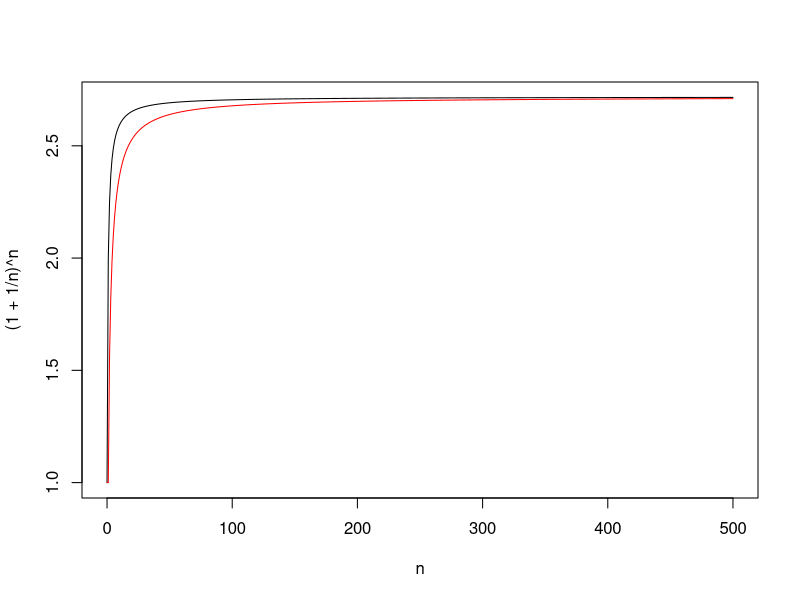
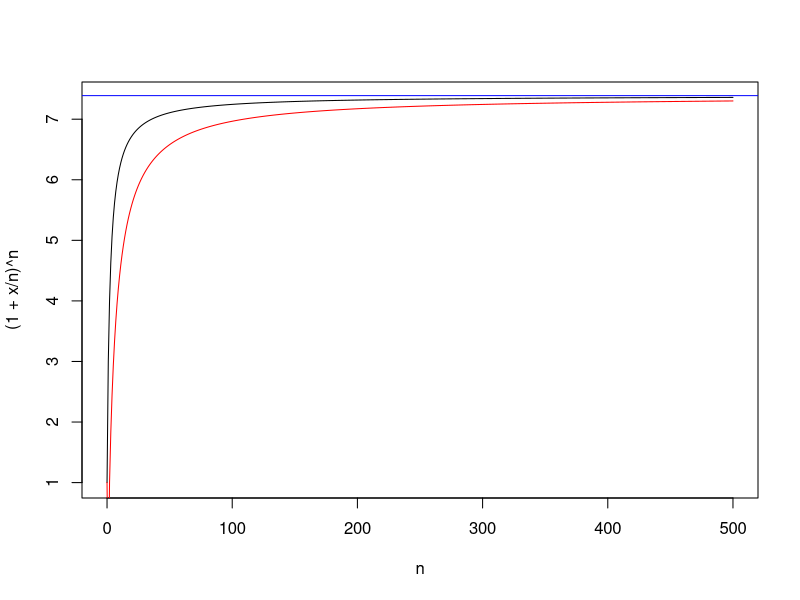
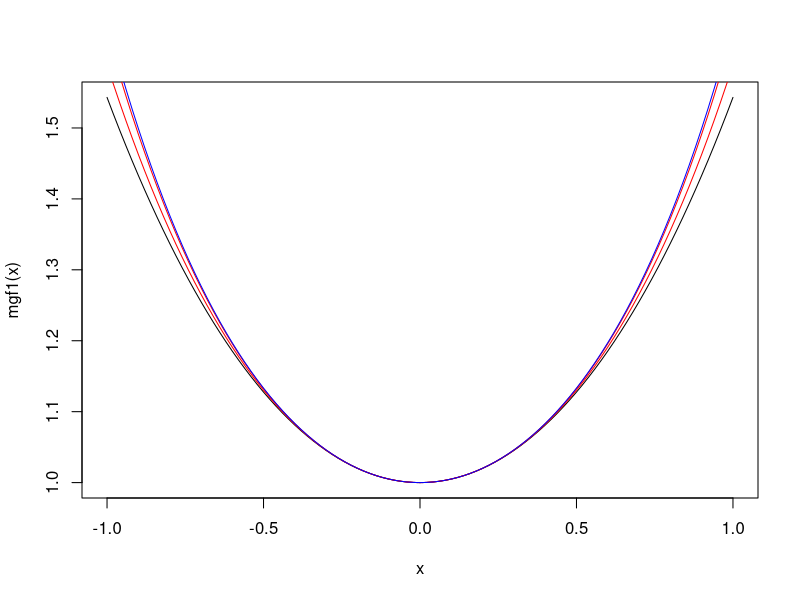
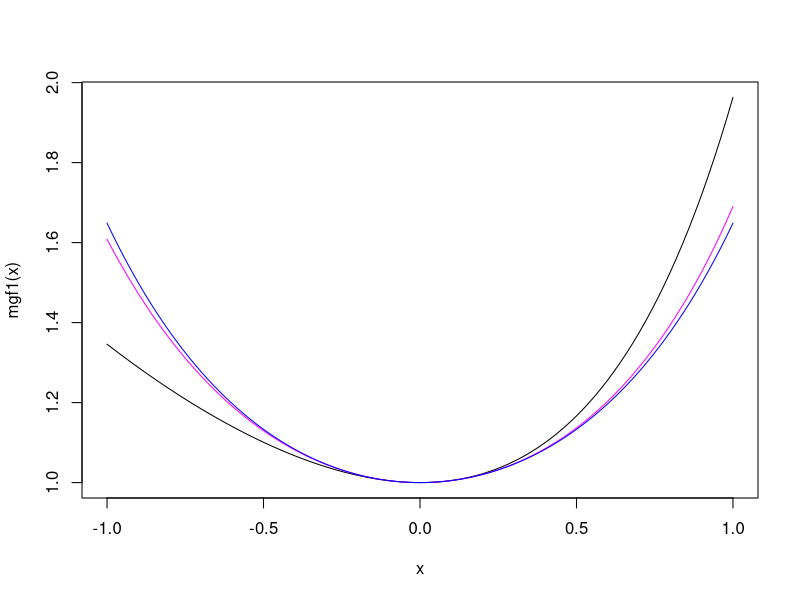
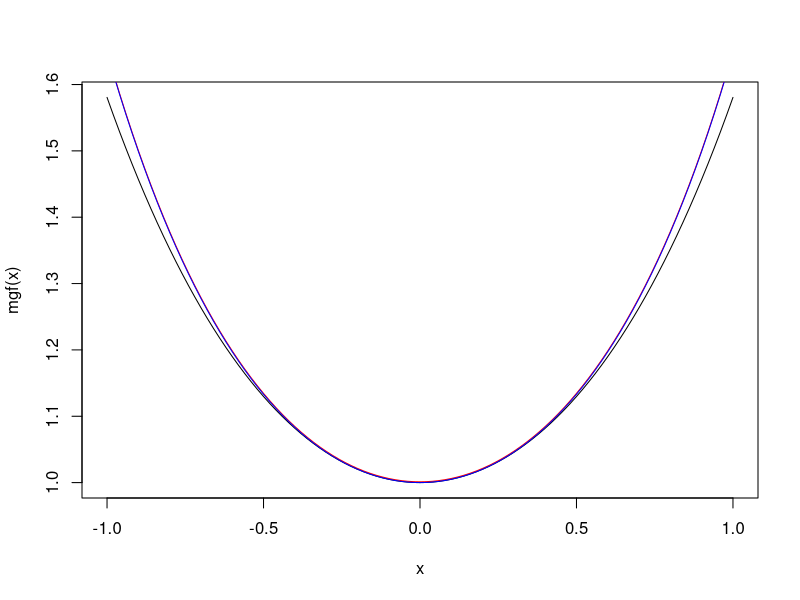

The R source for these figures, in order:
#Math E-156 Scgript 7P-Proof7.R

#Topic 1 - A famous limit that you met in a calculus course
n <- 0:500
plot(n, (1+1/n)^n, type = "l") #the limit is e
#Adding an extra term that goes to zero faster than 1/n makes no difference
points(n, (1+1/n- 1/n^2)^n, col = "red", type = "l") #the limit is still e

#Changing the coefficient of 1/n does make a difference
x<- 2
plot(n, (1+x/n)^n, type = "l") #the limit is e^x
abline(h = exp(2), col = "blue")
#Adding an extra term still makes no difference
points(n, (1+x/n- x^2/n^2)^n, col = "red", type = "l") #the limit is still e^2


#Topic 2 - the mgf for the sum of many discrete random variables
#Make a discrete random variable with expectation 0, variance 1
Y1 = c(-1, 1); pr = c(0.5, 0.5)
#Use our mgf function from Proof 5
mgf <- function(x, Y, pr)  {
  sum(pr*(exp(x*Y)))
}
mgf1 <- Vectorize(function(x) mgf(x, Y1, pr))
#"Vectorize" lets the function act on a vector, produce a vector (required by curve())
curve (mgf1, from = -1, to = 1)
#Now reduce the variance be 1/2 but add two together by squaring the mgf - sum has variance 1
Y2 = Y1/sqrt(2)
mgf2 <- Vectorize(function(x) mgf(x, Y2, pr))
curve (mgf2(x)^2, from = -1, to = 1, col = "red", add = TRUE) #similar
#Now make the variance be 1/10 and add ten together by rasing the mgf to the 10th power
Y10 = Y1/sqrt(10)
mgf10 <- Vectorize(function(x) mgf(x, Y10, pr))
curve (mgf10(x)^10, from = -1, to = 1, col = "red", add = TRUE) #similar
#The limit is the mgf for the N(0,1) distribution
curve (exp(x^2/2), from = -1, to = 1, col = "blue", add = TRUE)

#Symmetry around zero is not essential
Y1 = c(-1/2, 2); pr = c(0.8, 0.2)
sum(Y1*pr); sum(Y1^2*pr)   #expectation 0, variance 1
mgf1 <- Vectorize(function(x) mgf(x, Y1, pr))
curve (mgf1, from = -1, to = 1)
#Now make the variance be 1/10 and add ten together by rasing the mgf to the 10th power
Y10 = Y1/sqrt(10)
mgf10 <- Vectorize(function(x) mgf(x, Y10, pr))
#Now make the variance be 1/100 and add 100 together by rasing the mgf to the 100th power
Y100 = Y1/sqrt(100)
mgf100 <- Vectorize(function(x) mgf(x, Y100, pr))

curve (mgf100(x)^100, from = -1, to = 1, col = "magenta", add = TRUE) #similar
#The limit is the mgf for the N(0,1) distribution
curve (exp(x^2/2), from = -1, to = 1, col = "blue", add = TRUE)

#Topic 2 - the mgf for the sum of many continuous random variables
#Use a uniform distribution with expectation 0, variance 1
density <- Vectorize(function(x,y) exp(x*y)*dunif(x, min=-sqrt(3), max=sqrt(3)), vectorize.args = 'x')
mgf <- function(x) sapply(x, function(y) integrate(density, lower=-2, upper=2, y=y)$val)
curve(mgf(x), from = -1, to =1)

#We can find the expectation and variance by taking derivatives
h <- 0.00001; M1<-(mgf(h)-mgf(0))/h; M1   #expectation
h <- 0.0001; M2<-(mgf(h)+mgf(-h) - 2*mgf(0))/h^2; M2   #second moment
M2 - M1^2     #the variance 

#Again, divide by 10 (to decrease the variance by 100) and raise the mgf to the 100th power
density <- Vectorize(function(x,y) exp(x*y)*dunif(x, min=-sqrt(3)/10, max=sqrt(3)/10), vectorize.args = 'x')
mgf <- function(x) sapply(x, function(y) integrate(density, lower=-1, upper=1, y=y)$val)
curve(mgf(x)^100, from = -1, to =1, col = "red", add = TRUE)

#The limit is the mgf for the N(0,1) distribution
curve (exp(x^2/2), from = -1, to = 1, col = "blue", add = TRUE)
